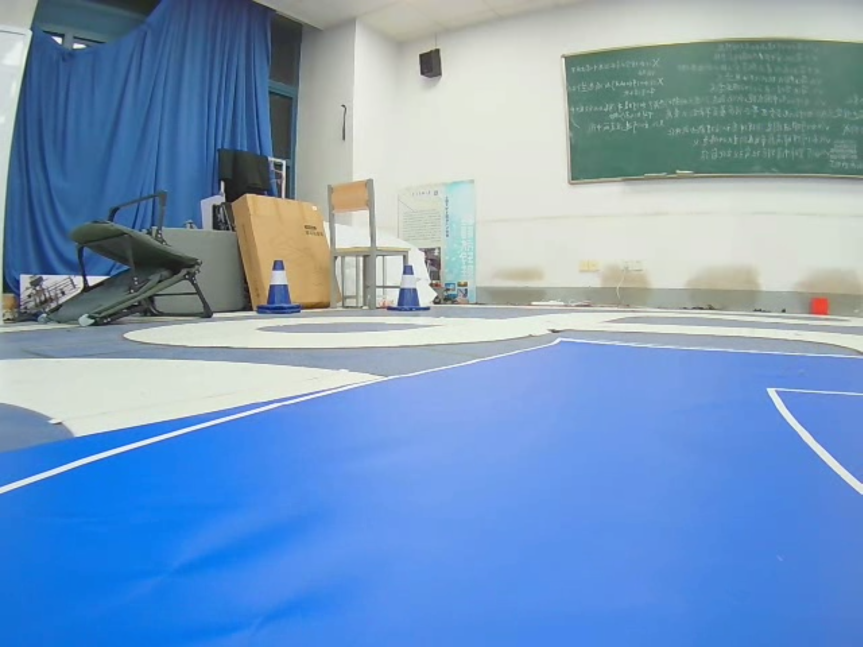
#> input picture src/vision_line/pictures/test3.png, 1725 x 1294 px, given in place of the camera (shown at 1/2 size)
$ python dynamic_ground_perspective.py
#> lines starting #> are read from the running program, lines starting #| are printed output that depends on the picture; after the words box and inside, x2 and y2 are one past the last pixel; in counts of white or black regions, pixels touching at a corner belong together
### src/vision_line/scripts/camera_capture.py
import logging
import os
import time

import cv2
import numpy as np

logging.basicConfig(
    level=logging.INFO,
    format="%(asctime)s - %(levelname)s - %(message)s",
    datefmt="%Y-%m-%d %H:%M:%S",
)


class CameraCapture:
    def __init__(self, index=0, width=640, height=480) -> None:
        """初始化摄像头

        Args:
            index: 摄像头索引，默认使用 CameraConfig.INDEX
            width: 分辨率宽度，默认使用 CameraConfig.WIDTH
            height: 分辨率高度，默认使用 CameraConfig.HEIGHT
        """

        self.cap = cv2.VideoCapture(index)
        # self.cap = cv2.VideoCapture(index, cv2.CAP_V4L2)
        self.cap.set(cv2.CAP_PROP_FRAME_WIDTH, width)
        self.cap.set(cv2.CAP_PROP_FRAME_HEIGHT, height)

        if not self.cap.isOpened():
            logging.error("Cannot open camera.")
            raise RuntimeError(f"Failed to open camera at index {index}")

        self.mtx = np.array(
            [
                [420.88617453, 0.0, 322.17160714],
                [0.0, 423.22330218, 231.10564846],
                [0.0, 0.0, 1.0],
            ],
            dtype=np.float32,
        )  # 内参数矩阵

        self.dist = np.array(
            [[-0.34912917, 0.17532058, 0.01055267, -0.00249659, 0.0]],
            dtype=np.float32,
        )  # 畸变系数

    def get_picture(self):
        """获取一帧图片"""
        if self.cap is None or not self.cap.isOpened():
            raise RuntimeError("Camera is not opened.")

        ret, frame = self.cap.read()
        if not ret:
            logging.error("Failed to grab frame")
            raise RuntimeError("Failed to grab frame")
        frame_1 = cv2.flip(frame, 1)  # 水平翻转
        return frame_1

    # [7 lines left out: function save_picture, not called in this run]

    def is_opened(self):
        """检查摄像头是否已打开"""
        return self.cap is not None and self.cap.isOpened()

    def close(self):
        """关闭摄像头"""
        if self.cap is not None:
            self.cap.release()
            self.cap = None

    def __enter__(self):
        """上下文管理器入口"""
        return self

    # [4 lines left out: function __exit__, not called in this run]

    def __del__(self):
        """析构函数，对象销毁时自动释放资源"""
        self.close()

    # [66 lines left out: function calibration, not called in this run]

    def correct_img(self, img):
        h, w = img.shape[:2]
        try:
            # 根据畸变参数，计算一个去畸变后的最优内参矩阵
            # roi： 去畸变后可剪掉黑边
            newcameramtx, roi = cv2.getOptimalNewCameraMatrix(
                self.mtx, self.dist, (w, h), 0, (w, h)
            )

            # 生成去畸变映射表，并应用映射表将像素重新映射
            mapx, mapy = cv2.initUndistortRectifyMap(
                self.mtx, self.dist, None, newcameramtx, (w, h), 5
            )

            dst = cv2.remap(img, mapx, mapy, cv2.INTER_LINEAR)
            return dst
        except Exception as e:
            logging.error(f"error when correct img with mtx:{e}")
            return img

    # [49 lines left out: function check_camera_capabilities, not called in this run]


# [41 lines that do not run on import are left out]

### src/vision_line/scripts/dynamic_ground_perspective.py
"""Create a ground-only bird's-eye view from a live camera stream."""

from __future__ import annotations

import numpy as np

# ======================== 直接修改以下运行参数 ========================
CAMERA_INDEX = 0
CAMERA_WIDTH = 640
CAMERA_HEIGHT = 480
FRAME_WIDTH = 320
FRAME_HEIGHT = 240

# 四点围成区域的实际尺寸，请使用现场测量值。
REAL_WIDTH_M = 0.5
REAL_LENGTH_M = 0.75
PIXELS_PER_M = 200.0

# 固定地面起始行：只保留 y >= GROUND_START_Y 的图像区域。
GROUND_START_Y = 139

SOURCE_POINTS = np.array(
    [
        [114.0, 146.0],
        [206.0, 146.0],
        [271.0, 184.0],
        [35.0, 187.0],
    ],
    dtype=np.float32,
)
# ====================================================================


def fixed_ground_mask(height: int, width: int, start_y: int) -> np.ndarray:
    """Return a mask that keeps every pixel at or below ``start_y``."""
    if height < 0 or width < 0:
        raise ValueError("height and width must not be negative")
    top = int(np.clip(start_y, 0, height))
    mask = np.zeros((height, width), dtype=np.uint8)
    mask[top:, :] = 255
    return mask


def metric_destination(
    width_m: float,
    length_m: float,
    pixels_per_m: float,
) -> np.ndarray:
    """Build TL, TR, BR, BL destination points in metric pixel units."""
    if width_m <= 0.0 or length_m <= 0.0:
        raise ValueError("width_m and length_m must be positive")
    if pixels_per_m <= 0.0:
        raise ValueError("pixels_per_m must be positive")
    width_px = float(width_m * pixels_per_m)
    length_px = float(length_m * pixels_per_m)
    return np.array(
        [
            [0.0, 0.0],
            [width_px, 0.0],
            [width_px, length_px],
            [0.0, length_px],
        ],
        dtype=np.float32,
    )


def homography_from_four_points(
    source_points: np.ndarray,
    destination_points: np.ndarray,
) -> np.ndarray:
    """Solve the projective transform from four point correspondences."""
    source = np.asarray(source_points, dtype=np.float64)
    destination = np.asarray(destination_points, dtype=np.float64)
    if source.shape != (4, 2) or destination.shape != (4, 2):
        raise ValueError("source_points and destination_points must have shape (4, 2)")

    coefficients: list[list[float]] = []
    values: list[float] = []
    for (x, y), (u, v) in zip(source, destination):
        coefficients.append([x, y, 1.0, 0.0, 0.0, 0.0, -u * x, -u * y])
        values.append(u)
        coefficients.append([0.0, 0.0, 0.0, x, y, 1.0, -v * x, -v * y])
        values.append(v)
    try:
        solution = np.linalg.solve(
            np.asarray(coefficients, dtype=np.float64),
            np.asarray(values, dtype=np.float64),
        )
    except np.linalg.LinAlgError as exc:
        raise ValueError("point correspondences do not define a homography") from exc
    return np.append(solution, 1.0).reshape(3, 3)


def transform_points(homography: np.ndarray, points: np.ndarray) -> np.ndarray:
    """Apply a homography to an array of two-dimensional points."""
    matrix = np.asarray(homography, dtype=np.float64)
    point_array = np.asarray(points, dtype=np.float64)
    if matrix.shape != (3, 3):
        raise ValueError("homography must have shape (3, 3)")
    if point_array.ndim != 2 or point_array.shape[1] != 2:
        raise ValueError("points must have shape (N, 2)")

    homogeneous = np.column_stack(
        (point_array, np.ones(point_array.shape[0], dtype=np.float64))
    )
    transformed = (matrix @ homogeneous.T).T
    divisor = transformed[:, 2]
    if np.any(np.isclose(divisor, 0.0)):
        raise ValueError("a transformed point lies on the homography horizon")
    return transformed[:, :2] / divisor[:, None]


def ground_roi_points(mask: np.ndarray) -> np.ndarray:
    """Return TL, TR, BR, BL points enclosing the fixed ground mask."""
    mask_array = np.asarray(mask)
    if mask_array.ndim != 2:
        raise ValueError("mask must be two-dimensional")
    foreground = mask_array.astype(bool)
    valid_columns = np.flatnonzero(np.any(foreground, axis=0))
    if valid_columns.size == 0:
        raise ValueError("mask contains no ground pixels")

    left_x = int(valid_columns[0])
    right_x = int(valid_columns[-1])
    left_top = int(np.flatnonzero(foreground[:, left_x])[0])
    right_top = int(np.flatnonzero(foreground[:, right_x])[0])
    bottom = int(np.flatnonzero(np.any(foreground, axis=1))[-1])
    return np.array(
        [
            [left_x, left_top],
            [right_x, right_top],
            [right_x, bottom],
            [left_x, bottom],
        ],
        dtype=np.float64,
    )


def expanded_homography(
    homography: np.ndarray,
    roi_points: np.ndarray,
) -> tuple[np.ndarray, tuple[int, int]]:
    """Translate a homography so all transformed ROI points fit the canvas."""
    transformed = transform_points(homography, roi_points)
    minimum = np.floor(np.min(transformed, axis=0))
    maximum = np.ceil(np.max(transformed, axis=0))
    output_width = int(maximum[0] - minimum[0]) + 1
    output_height = int(maximum[1] - minimum[1]) + 1
    if output_width <= 0 or output_height <= 0:
        raise ValueError("transformed ROI has an invalid output size")

    translation = np.array(
        [
            [1.0, 0.0, -minimum[0]],
            [0.0, 1.0, -minimum[1]],
            [0.0, 0.0, 1.0],
        ],
        dtype=np.float64,
    )
    return translation @ np.asarray(homography, dtype=np.float64), (
        output_width,
        output_height,
    )


def warp_ground(
    frame: np.ndarray,
    ground_mask: np.ndarray,
    source_points: np.ndarray,
    width_m: float,
    length_m: float,
    pixels_per_m: float,
) -> np.ndarray:
    """Mask non-ground pixels and warp the complete ground ROI to bird view."""
    try:
        import cv2  # type: ignore
    except (ImportError, OSError) as exc:
        raise RuntimeError("OpenCV (cv2) is required to warp images") from exc

    if frame.ndim != 3 or frame.shape[2] != 3:
        raise ValueError("frame must be a BGR image with shape (H, W, 3)")
    if ground_mask.shape != frame.shape[:2]:
        raise ValueError("ground_mask dimensions must match frame")

    destination = metric_destination(width_m, length_m, pixels_per_m)
    homography = homography_from_four_points(source_points, destination)
    if not getattr(warp_ground, "_printed", False):
        print("homography:\n", homography)
        warp_ground._printed = True
    homography, output_size = expanded_homography(
        homography,
        ground_roi_points(ground_mask),
    )
    masked_frame = np.where(ground_mask[:, :, None] != 0, frame, 0).astype(
        frame.dtype,
        copy=False,
    )
    return cv2.warpPerspective(
        masked_frame,
        homography,
        output_size,
        flags=cv2.INTER_LINEAR,
    )


def prepare_camera_frame(frame, camera, cv2_module) -> np.ndarray:
    """Match the correction, flip, and resize pipeline used for calibration."""
    corrected = camera.correct_img(frame)
    corrected = cv2_module.flip(corrected, 1)
    return cv2_module.resize(
        corrected,
        (FRAME_WIDTH, FRAME_HEIGHT),
        interpolation=cv2_module.INTER_AREA,
    )


def should_exit(key_code: int) -> bool:
    """Return whether an OpenCV key code requests stream termination."""
    key = key_code & 0xFF
    return key in (27, ord("q"), ord("Q"))


def process_camera_frame(
    raw_frame,
    camera,
    cv2_module,
) -> tuple[np.ndarray, np.ndarray, np.ndarray]:
    """Prepare, mask, and warp one frame from the camera."""
    frame = prepare_camera_frame(raw_frame, camera, cv2_module)
    ground_mask = fixed_ground_mask(
        height=frame.shape[0],
        width=frame.shape[1],
        start_y=GROUND_START_Y,
    )
    bird_view = warp_ground(
        frame,
        ground_mask,
        SOURCE_POINTS,
        width_m=REAL_WIDTH_M,
        length_m=REAL_LENGTH_M,
        pixels_per_m=PIXELS_PER_M,
    )
    return frame, bird_view, ground_mask


def run_camera_stream(camera, cv2_module, frame_processor=None) -> None:
    """Process camera frames until q/Esc and always release GUI resources."""
    if frame_processor is None:
        frame_processor = lambda raw: process_camera_frame(raw, camera, cv2_module)

    try:
        while True:
            raw_frame = camera.get_picture()
            frame, bird_view, ground_mask = frame_processor(raw_frame)
            cv2_module.imshow("Camera Frame", frame)
            cv2_module.imshow("Bird's Eye View", bird_view)
            cv2_module.imshow("Ground Mask", ground_mask)
            if should_exit(cv2_module.waitKey(1)):
                break
    except KeyboardInterrupt:
        pass
    finally:
        camera.close()
        cv2_module.destroyAllWindows()


def main() -> int:
    """Open the configured camera and process frames until q/Esc."""
    try:
        import cv2  # type: ignore
    except (ImportError, OSError) as exc:
        raise RuntimeError("OpenCV (cv2) is required to run this command") from exc

    from camera_capture import CameraCapture

    camera = CameraCapture(CAMERA_INDEX, CAMERA_WIDTH, CAMERA_HEIGHT)
    print("Camera stream started. Press q or Esc to exit.")
    run_camera_stream(camera, cv2)
#> in get_picture, frame is the input picture: shape (1294, 1725, 3); mean B, G, R 191.1, 153.7, 120.4
#> in get_picture, `frame_1 = cv2.flip(frame, 1)`:
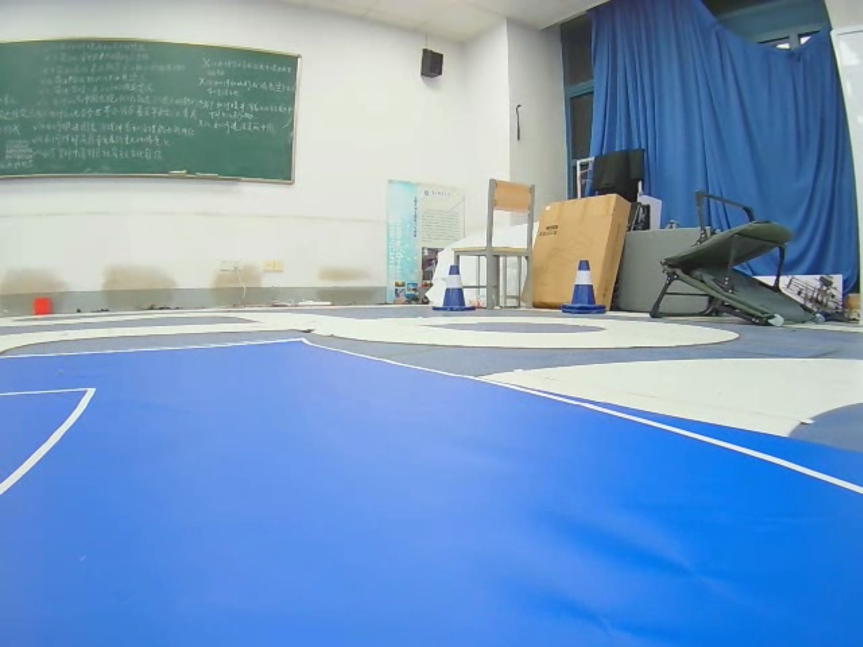
#> frame_1: shape (1294, 1725, 3) (shown at 1/2 size); mean B, G, R 191.1, 153.7, 120.4
#> in correct_img, `dst = cv2.remap(img, mapx, mapy, cv2.INTER_LINEAR)`:
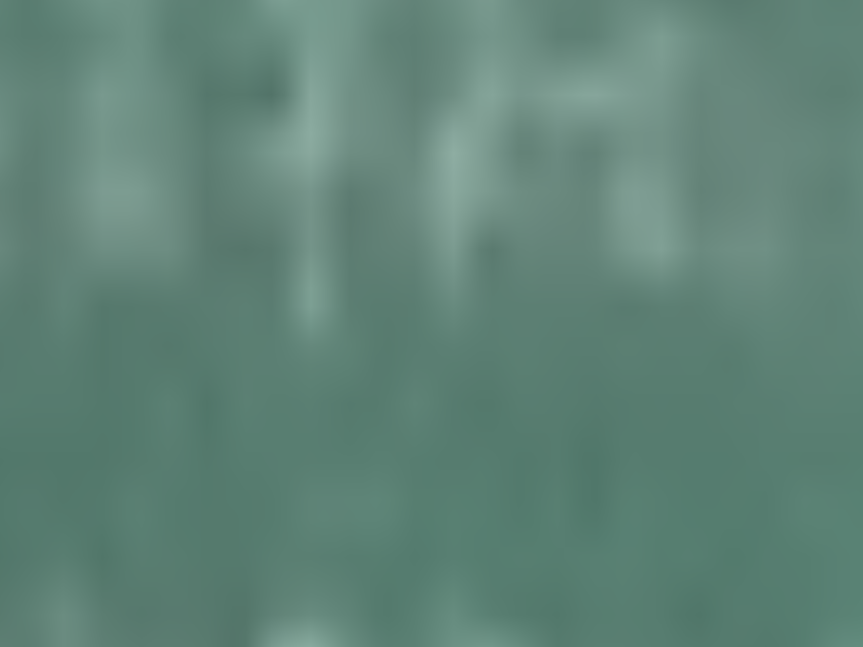
#> dst: shape (1294, 1725, 3) (shown at 1/2 size); mean B, G, R 119.2, 131.2, 96.1
#> in prepare_camera_frame, `corrected = cv2_module.flip(corrected, 1)`:
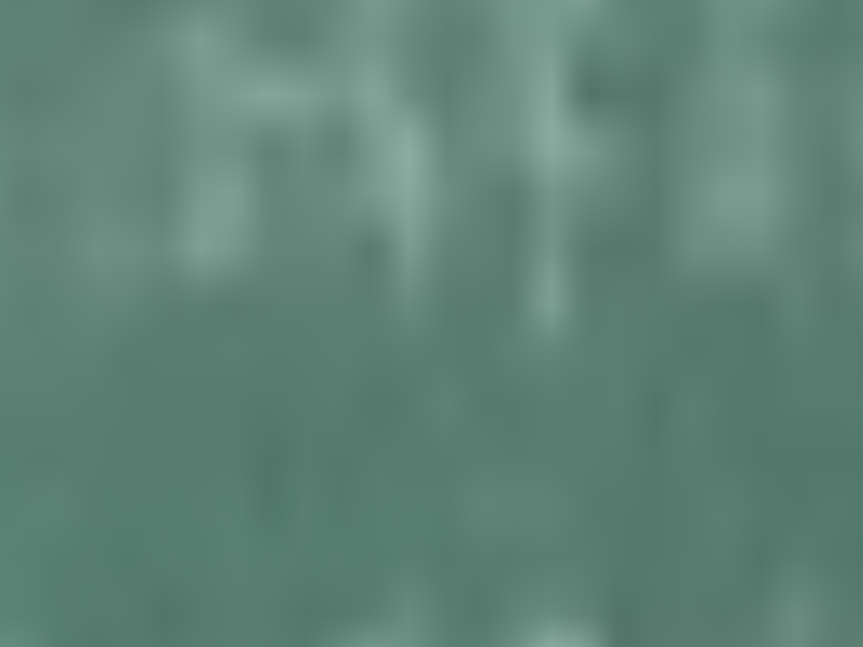
#> corrected: shape (1294, 1725, 3) (shown at 1/2 size); mean B, G, R 119.2, 131.2, 96.1
#> in prepare_camera_frame, `return cv2_module.resize( corrected, (FRAME_WIDTH, FRAME_HEIGHT), inte..`:
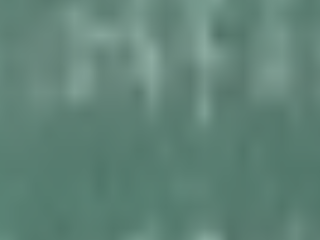
#> returned value: shape (240, 320, 3); mean of channels 0, 1, 2 119.2, 131.2, 96.1; drawn as B, G, R
#> in ground_roi_points, `mask_array = np.asarray(mask)`:
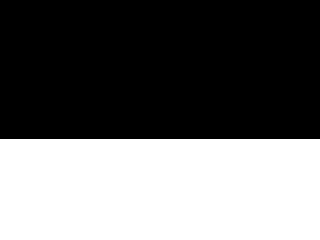
#> mask_array: shape (240, 320); 42.1% white; 1 white region, box (x1, y1, x2, y2) and area: (0, 139, 320, 240) 32320
#> in ground_roi_points, `valid_columns = np.flatnonzero(np.any(foreground, axis=0))`: valid_columns = 320 values from 0 to 319
#> in ground_roi_points, `left_x = int(valid_columns[0])`: left_x = 0
#> in ground_roi_points, `right_x = int(valid_columns[-1])`: right_x = 319
#> in ground_roi_points, `left_top = int(np.flatnonzero(foreground[:, left_x])[0])`: left_top = 139
#> in ground_roi_points, `bottom = int(np.flatnonzero(np.any(foreground, axis=1))[-1])`: bottom = 239
#> in transform_points, `matrix = np.asarray(homography, dtype=np.float64)`: matrix = [[-0.227, -0.438, 89.77], [3.15e-16, -2.06, 301.3], [6.84e-05, -0.00838, 1]]
#> in transform_points, `point_array = np.asarray(points, dtype=np.float64)`: point_array = [[0, 139], [319, 139], [319, 239], [0, 239]]
#> in transform_points, `homogeneous = np.column_stack( (point_array, np.ones(point_array.shape..`: homogeneous = [[0, 139, 1], [319, 139, 1], [319, 239, 1], [0, 239, 1]]
#> in transform_points, `transformed = (matrix @ homogeneous.T).T`: transformed = [[28.95, 14.45, -0.164], [-43.49, 14.45, -0.143], [-87.24, -191.9, -0.98], [-14.8, -191.9, -1]]
#> in transform_points, `divisor = transformed[:, 2]`: divisor = [-0.164, -0.143, -0.98, -1]
#> in expanded_homography, `transformed = transform_points(homography, roi_points)`: transformed = [[-176.1, -87.88], [305.1, -101.3], [89, 195.8], [14.77, 191.5]]
#> in expanded_homography, `minimum = np.floor(np.min(transformed, axis=0))`: minimum = [-177, -102]
#> in expanded_homography, `maximum = np.ceil(np.max(transformed, axis=0))`: maximum = [306, 196]
#> in expanded_homography, `output_width = int(maximum[0] - minimum[0]) + 1`: output_width = 484
#> in expanded_homography, `output_height = int(maximum[1] - minimum[1]) + 1`: output_height = 299
#> in expanded_homography, `translation = np.array( [ [1.0, 0.0, -minimum[0]], [0.0, 1.0, -minimum..`: translation = [[1, 0, 177], [0, 1, 102], [0, 0, 1]]
#> in warp_ground, `homography, output_size = expanded_homography( homography, ground_roi_..`: homography = [[-0.215, -1.92, 266.8], [0.00698, -2.92, 403.3], [6.84e-05, -0.00838, 1]]; output_size = (484, 299)
#> in warp_ground, `masked_frame = np.where(ground_mask[:, :, None] != 0, frame, 0).astype..`:
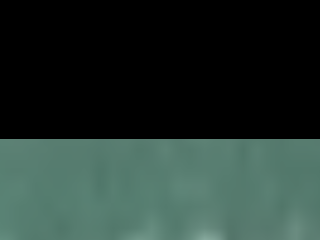
#> masked_frame: shape (240, 320, 3); mean B, G, R 47.3, 52.8, 36.9
#> in warp_ground, `return cv2.warpPerspective( masked_frame, homography, output_size, fla..`:
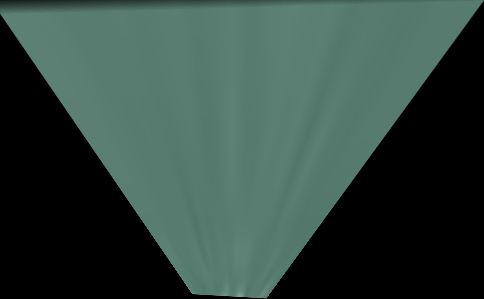
#> returned value: shape (299, 484, 3); mean of channels 0, 1, 2 64.3, 71.6, 50.3; drawn as B, G, R
#> (key q is pressed here)
    return 0


if __name__ == "__main__":
    raise SystemExit(main())
#> (the program exits here)

$ run again, on src/vision_line/pictures/test4.png
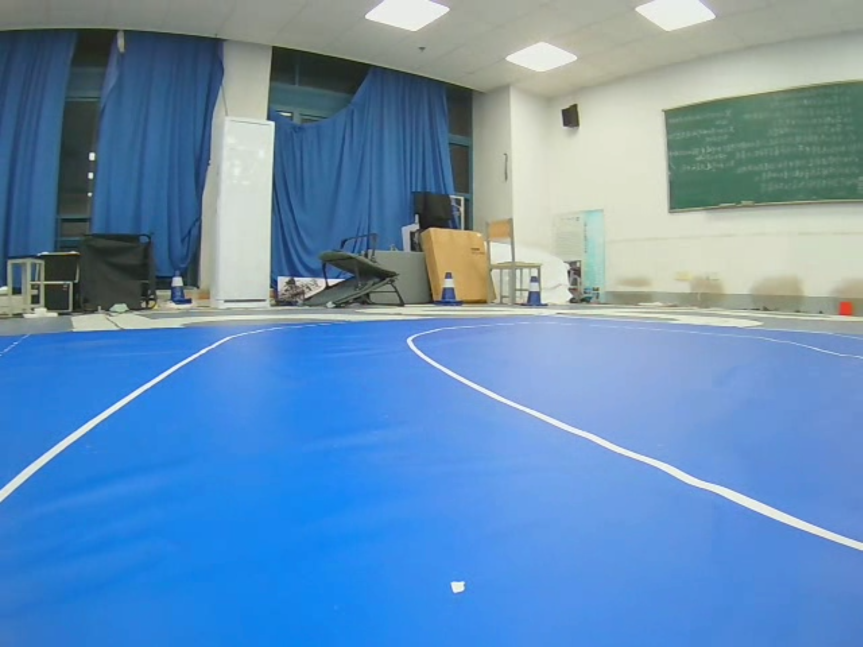
#> input picture src/vision_line/pictures/test4.png, 1725 x 1294 px, given in place of the camera (shown at 1/2 size)
#> in get_picture, frame is the input picture: shape (1294, 1725, 3); mean B, G, R 182.7, 143, 101.5
#> in prepare_camera_frame, `return cv2_module.resize( corrected, (FRAME_WIDTH, FRAME_HEIGHT), inte..`:
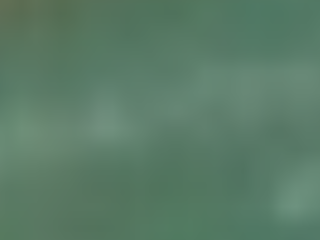
#> returned value: shape (240, 320, 3); mean of channels 0, 1, 2 102.9, 123.6, 89.9; drawn as B, G, R
#> mask_array: shape (240, 320); 42.1% white; 1 white region, box (x1, y1, x2, y2) and area: (0, 139, 320, 240) 32320
#> valid_columns = 320 values from 0 to 319
#> left_x = 0
#> right_x = 319
#> left_top = 139
#> bottom = 239
#> matrix = [[-0.227, -0.438, 89.77], [3.15e-16, -2.06, 301.3], [6.84e-05, -0.00838, 1]]
#> point_array = [[0, 139], [319, 139], [319, 239], [0, 239]]
#> homogeneous = [[0, 139, 1], [319, 139, 1], [319, 239, 1], [0, 239, 1]]
#> in transform_points, `transformed = (matrix @ homogeneous.T).T`: transformed = [[28.95, 14.45, -0.164], [-43.49, 14.45, -0.143], [-87.24, -191.9, -0.98], [-14.8, -191.9, -1]]
#> divisor = [-0.164, -0.143, -0.98, -1]
#> in expanded_homography, `transformed = transform_points(homography, roi_points)`: transformed = [[-176.1, -87.88], [305.1, -101.3], [89, 195.8], [14.77, 191.5]]
#> minimum = [-177, -102]
#> maximum = [306, 196]
#> output_width = 484
#> output_height = 299
#> translation = [[1, 0, 177], [0, 1, 102], [0, 0, 1]]
#> homography = [[-0.215, -1.92, 266.8], [0.00698, -2.92, 403.3], [6.84e-05, -0.00838, 1]]; output_size = (484, 299)
#> in warp_ground, `return cv2.warpPerspective( masked_frame, homography, output_size, fla..`:
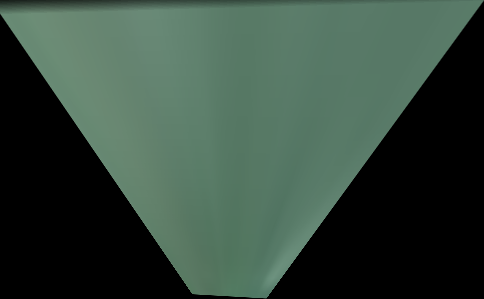
#> returned value: shape (299, 484, 3); mean of channels 0, 1, 2 60.7, 72, 53; drawn as B, G, R
